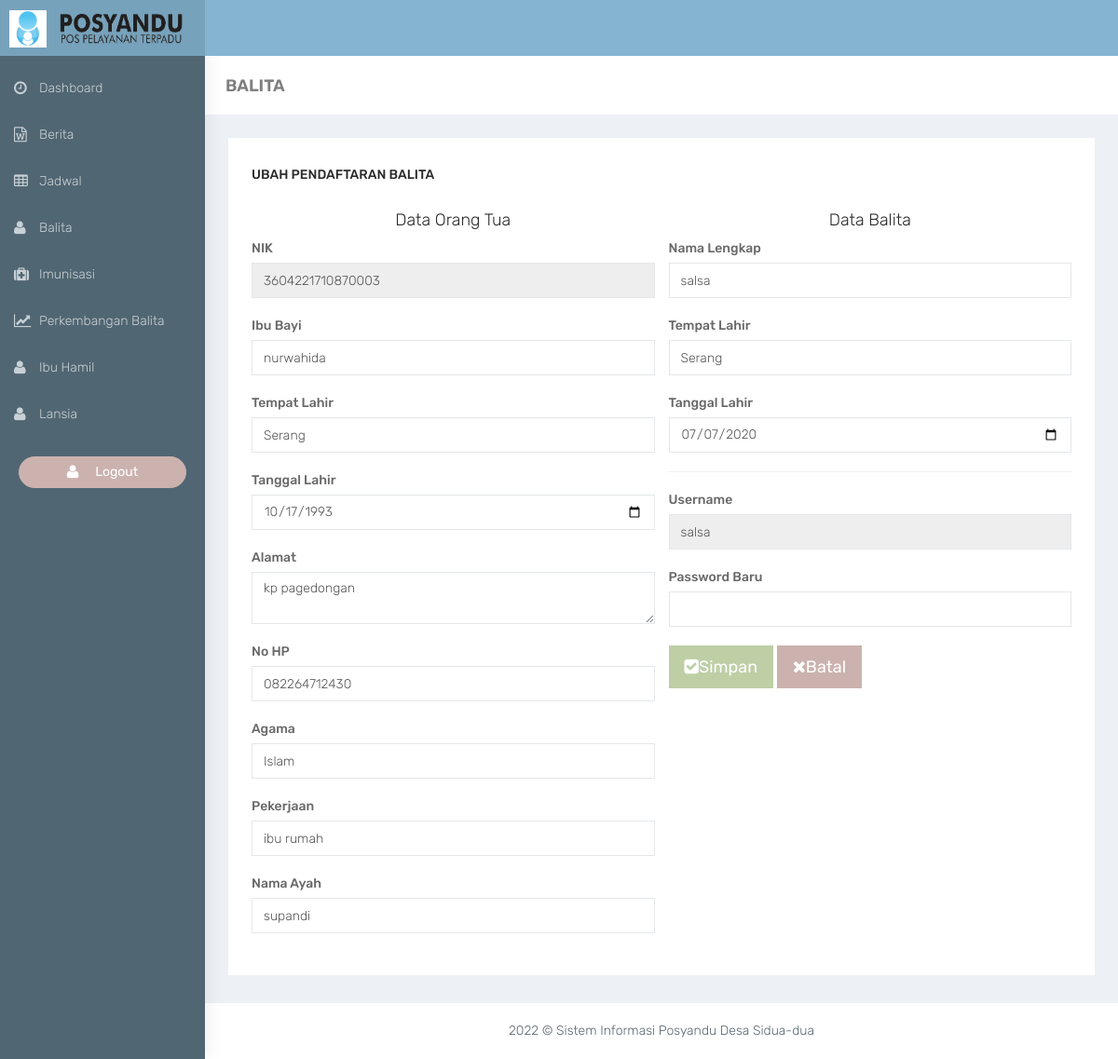
Page /admin/edit-balita.php?kode=20 on the committed database.
### tables this page shows
CREATE TABLE `user` (
  `nik` char(16) NOT NULL,
  `nama` varchar(100) NOT NULL,
  `tempat_lahir` varchar(50) NOT NULL,
  `tgl_lahir` date NOT NULL,
  `alamat` varchar(100) NOT NULL,
  `no_hp` varchar(13) NOT NULL,
  `agama` varchar(9) NOT NULL,
  `pekerjaan` varchar(10) NOT NULL,
  `nama_suami` varchar(50) NOT NULL,
  `akses` enum('user','admin') NOT NULL,
  `username` varchar(20) NOT NULL,
  `password` varchar(255) NOT NULL
);

CREATE TABLE `balita` (
  `kode_balita` int(5) NOT NULL,
  `nik` char(16) NOT NULL,
  `nama_balita` varchar(100) NOT NULL,
  `tempat_lahir` varchar(50) NOT NULL,
  `tgl_lahir` date NOT NULL,
  `jenkel` enum('L','P') NOT NULL
);

### admin/edit-balita.php (the view, shortened to what this page needs)
<?php require_once('head.php');
if(isset($_GET['kode'])){
  $kd = $_GET['kode'];
  $sql = mysqli_query($con, "SELECT * from balita where kode_balita='$kd'");
  $data = mysqli_fetch_array($sql);
  $nikibu = $data['nik'];
  $sql2 = mysqli_query($con, "SELECT * from user where nik='$nikibu'");
  $data2 = mysqli_fetch_array($sql2);
}
?>
        <div class="container-fluid">
            <div class="row bg-title">
                <div class="col-lg-3 col-md-4 col-sm-4 col-xs-12">
                    <h4 class="page-title">BALITA</h4>
                </div>
            </div>
            <div class="row">
                <div class="col-sm-12">
                    <div class="white-box">
                        <h3 class="box-title">Ubah Pendaftaran Balita</h3>
                        <div class="row">
                            <div class="col-sm-6">
                              <h4 style="text-align: center;">Data Orang Tua</h4>
                              <form method="post">
                                  <div class="sm-3">
                                      <label for="exampleInputEmail1" class="form-label">NIK</label>
                                      <input type="text" readonly value="<?= $data2['nik'] ?>" name="nik" class="form-control" id="" aria-describedby="emailHelp">
                                  </div><br>
                                  <div class="sm-3">
                                      <label for="exampleInputPassword1" class="form-label">Ibu Bayi</label>
                                      <input type="text" value="<?= $data2['nama'] ?>" name="nuser" class="form-control" id="">
                                  </div><br>
                                  <div class="sm-3">
                                      <label for="exampleInputPassword1" class="form-label">Tempat Lahir</label>
                                      <input type="text" value="<?= $data2['tempat_lahir'] ?>" name="tmuser" class="form-control" id="">
                                  </div><br>
                                  <div class="sm-3">
                                      <label for="exampleInputPassword1" class="form-label">Tanggal Lahir</label>
                                      <input type="date" value="<?= $data2['tgl_lahir'] ?>" name="tluser" class="form-control" id="">
                                  </div><br>
                                  <div class="sm-3">
                                      <label for="exampleInputPassword1" class="form-label">Alamat</label>
                                      <textarea class="form-control" name="alamat" aria-label="With textarea"><?= $data2['alamat'] ?></textarea>
                                  </div><br>
                                  <div class="sm-3">
                                      <label for="exampleInputPassword1" class="form-label">No HP</label>
                                      <input type="text" value="<?= $data2['no_hp'] ?>" name="hp" class="form-control" id="">
                                  </div><br>
                                  <div class="sm-3">
                                      <label for="exampleInputPassword1" class="form-label">Agama</label>
                                      <input type="text" value="<?= $data2['agama'] ?>" name="agama" class="form-control" id="">
                                  </div><br>
                                  <div class="sm-3">
                                      <label for="exampleInputPassword1" class="form-label">Pekerjaan</label>
                                      <input type="text" value="<?= $data2['pekerjaan'] ?>" name="kerja" class="form-control" id="">
                                  </div><br>
                                  <div class="sm-3">
                                      <label for="exampleInputPassword1" class="form-label">Nama Ayah</label>
                                      <input type="text" value="<?= $data2['nama_suami'] ?>" name="ayah" class="form-control" id="">
                                  </div><br>
                          </div>
                          <div class="col-sm-6">
                              <h4 style="text-align: center;">Data Balita</h4>
                                  <div class="sm-3">
                                      <label for="exampleInputEmail1" class="form-label">Nama Lengkap</label>
                                      <input type="text" value="<?= $data['nama_balita'] ?>" name="bayi" class="form-control" id="" aria-describedby="emailHelp">
                                  </div><br>
                                  <div class="sm-3">
                                      <label for="exampleInputPassword1" class="form-label">Tempat Lahir</label>
                                      <input type="text" value="<?= $data['tempat_lahir'] ?>" name="tmbayi" class="form-control" id="">
                                  </div><br>
                                  <div class="sm-3">
                                      <label for="exampleInputPassword1" class="form-label">Tanggal Lahir</label>
                                      <input type="date" value="<?= $data['tgl_lahir'] ?>" name="tlbayi" class="form-control" id="">
                                  </div>
                                  <hr>
                                  <div class="sm-3">
                                      <label for="exampleInputPassword1" class="form-label">Username</label>
                                      <input type="text" disabled value="<?= $data2['username'] ?>" name="uname" class="form-control" id="">
                                  </div><br>
                                    <div class="sm-3">
                                        <label for="exampleInputPassword1" class="form-label">Password Baru</label>
                                        <input type="password" name="pass" class="form-control" id="">
                                    </div><br>
                                  <button type="submit" name="tambah" class="btn btn-success btn-lg"><i class="fa fa-check-square"></i>Simpan</button>
                                  <a href="balita.php" class="btn btn-danger btn-lg"><i class="fa fa-times"></i>Batal</a>
                            </div>
                        </div>
                    </div>
                </div>
            </div>
        </div>
<?php require_once('footer.php'); ?>

### admin/css/colors/blue-dark.css (style rules this page uses)
body { background:#516673 }

### rows in the picture
user: nik "3604221710870003", nuser "nurwahida", tmuser "Serang", tluser "10/17/1993", alamat "kp pagedongan", hp "082264712430", agama "Islam", kerja "ibu rumah", ayah "supandi", uname "salsa"
balita: bayi "salsa", tmbayi "Serang", tlbayi "07/07/2020"
